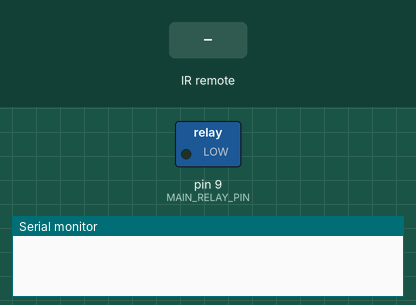
Simulated run of this sketch. Board: Arduino Uno, built with avr-gcc and run on an emulated ATmega328P. On the bench: switched loads named in the sketch (green lamp = pin HIGH), the last lines printed to the serial monitor. The inputs (shaded band) are chosen by the test bench.

Above: at 1.2 s.
1.3 s: infrared code 0xFFA25D received
At 2.4 s:
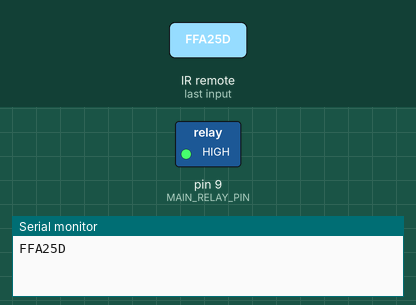
Timing chart, 0 to 4.3 s (numbered marks = the images above; inputs shaded):
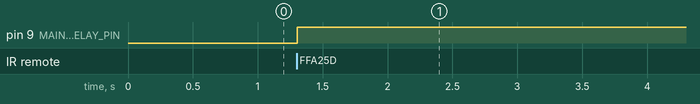

The sketch:

prj_ir_control_light.ino
```cpp
/* Date : 13-Dec-2016
   IR Remote Control Home Switches using Relay
   Library: IRremote https://github.com/shirriff/Arduino-IRremote
   Pin 8 -> IR Receiver data
   Pin 9 -> Relay Data

*/

#include <IRremote.h>

int IR_RECV_PIN = 8;
int MAIN_RELAY_PIN = 9;

IRrecv irRecv(IR_RECV_PIN);
decode_results results;
boolean relay_1_status = false;

void setup() {
  Serial.begin(9600);
  pinMode(8, OUTPUT);
  pinMode(9, OUTPUT);
  irRecv.enableIRIn();
}

void loop() {
  if(irRecv.decode(&results)) {
    Serial.println(results.value, HEX);

    if(results.value == 0xFFA25D) {
      relay_1_status = !relay_1_status;
      digitalWrite(MAIN_RELAY_PIN, relay_1_status);
    }
    irRecv.resume(); // receive next value
  }
  delay(100);
}
```

Measured:
- after the input at 1.3 s, pin 9 (MAIN_RELAY_PIN): LOW → HIGH at once
